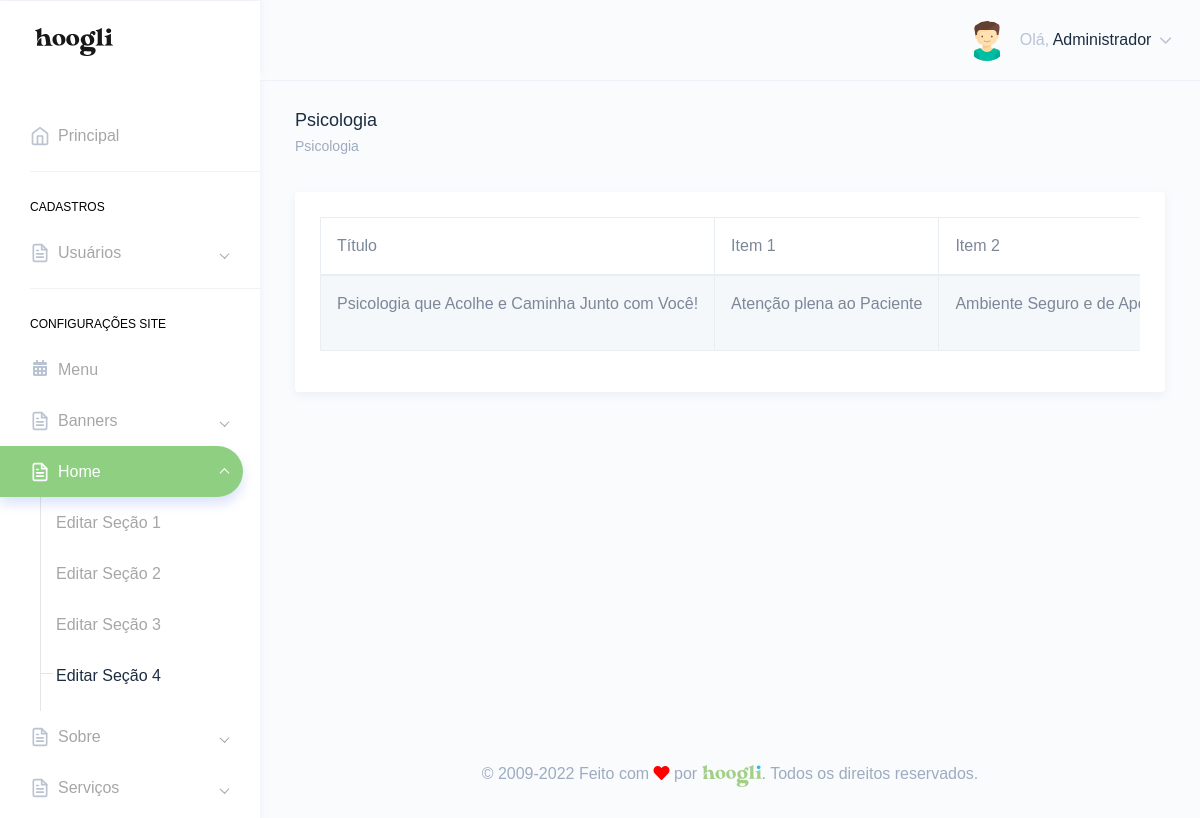
/painel/psicologia.php (signed in), run on the app's committed database.
### tables this page shows
CREATE TABLE `tbl_usuarios` (
  `id` int(11) NOT NULL,
  `nome` varchar(250) DEFAULT NULL,
  `email` varchar(250) DEFAULT NULL,
  `telefone` varchar(250) DEFAULT NULL,
  `endereco` varchar(250) DEFAULT NULL,
  `cpf` varchar(100) DEFAULT NULL,
  `login` varchar(100) DEFAULT NULL,
  `senha` varchar(100) DEFAULT NULL,
  `foto` varchar(250) DEFAULT NULL,
  `id_cargo` int(11) DEFAULT NULL,
  `sexo` varchar(2) DEFAULT NULL,
  `perm_cad_usuario` varchar(2) DEFAULT NULL,
  `perm_relatorio` varchar(2) DEFAULT NULL,
  `perm_add_usuario` varchar(2) DEFAULT NULL,
  `perm_edit_usuario` varchar(2) DEFAULT NULL,
  `perm_del_usuario` varchar(2) DEFAULT NULL,
  `perm_cad_contato` varchar(2) DEFAULT NULL,
  `perm_edit_contato` varchar(2) DEFAULT NULL,
  `perm_del_contato` varchar(2) DEFAULT NULL,
  `perm_edit_contato_nf` varchar(3) DEFAULT NULL,
  `perm_pag_principal_rm` varchar(2) DEFAULT NULL,
  `perm_pag_principal_uc` varchar(2) DEFAULT NULL,
  `admin_geral` varchar(2) DEFAULT NULL,
  `data_frase` date DEFAULT NULL,
  `id_frase` int(11) DEFAULT NULL,
  `frase_lida` varchar(2) DEFAULT NULL
);

CREATE TABLE `tbl_psicologia` (
  `id` int(11) NOT NULL,
  `titulo` varchar(50) NOT NULL,
  `item1` varchar(50) NOT NULL,
  `item2` varchar(50) NOT NULL,
  `item3` varchar(50) NOT NULL,
  `item4` varchar(50) NOT NULL,
  `subtitulo` varchar(50) NOT NULL,
  `titulo2` varchar(50) NOT NULL,
  `texto` varchar(200) NOT NULL,
  `foto` varchar(50) DEFAULT NULL,
  `titulo3` varchar(50) DEFAULT NULL,
  `nome_botao` varchar(50) DEFAULT NULL,
  `link_botao` varchar(50) DEFAULT NULL
);

### Connection/con-pdo.php (called while the page is built, shortened)
<?php
$conInstanciada = '';
if(empty($conInstanciada)) {
	class Conexao {
		private static $pdo;
		public static function getInstance() {
		if (!isset(self::$pdo)) {
		 try {
		  $opcoes = array(PDO::MYSQL_ATTR_INIT_COMMAND => 'SET NAMES utf8', PDO::ATTR_PERSISTENT => TRUE);
		  self::$pdo = new PDO("mysql:host=" . HOST . "; dbname=" . DBNAME . "; charset=" . CHARSET . ";", USER, PASSWORD, $opcoes);
		  self::$pdo->setAttribute(PDO::ATTR_ERRMODE, PDO::ERRMODE_EXCEPTION);
		 } catch (PDOException $e) {
		  print "Erro: " . $e->getMessage();
		 }
		}
		return self::$pdo;
		}
	}
}

### Class/acesso.class.php (called while the page is built, shortened)
<?php
$AcessoInstanciada = '';
if(empty($AcessoInstanciada)) {
	if(file_exists('Connection/conexao.php')) {
		require_once('Connection/con-pdo.php');
		require_once('Class/funcoes.php');
	} else {
		require_once('../Connection/con-pdo.php');
		require_once('../Class/funcoes.php');
	}
	class Acesso {
		private $pdo = null;
		private static $Acesso = null;
		private function __construct($conexao){
			$this->pdo = $conexao;
		}
		public static function getInstance($conexao){
			if (!isset(self::$Acesso)):
				self::$Acesso = new Acesso($conexao);
			endif;
			return self::$Acesso;
		}
		function rsDados($id='', $idCargo='', $orderBy='', $limite='') {
			$sqlLimite = '';
			$sqlOrdem = '';
			$sql = '';
			$nCampos = 0;
			if(!empty($id)) {
				$sql .= " and id = ?";
				$nCampos++;
				$campo[$nCampos] = $id;
			}
			try{
				$sql = "SELECT * FROM tbl_usuarios where 1=1 $sql $sqlOrdem $sqlLimite";
				$stm = $this->pdo->prepare($sql);
				for($i=1; $i<=$nCampos; $i++) {
					$stm->bindValue($i, $campo[$i]);
				}
				$stm->execute();
				$rsDados = $stm->fetchAll(PDO::FETCH_OBJ);
				if($id <> '' or $limite == 1) {
					return($rsDados[0]);
				} else {
					return($rsDados);
				}
			} catch(PDOException $erro){
				echo $erro->getMessage();
			}
		}
	}
}

### painel/verifica.php (called while the page is built, shortened)
<?php
include "../Class/acesso.class.php";
$verificaRestrito = Acesso::getInstance(Conexao::getInstance());
include "../Class/psicologia.class.php";
$psicologia = Psicologia::getInstance(Conexao::getInstance());
$verificaRestrito->restritoAdmin();
$dadosUsuarioLogado = $verificaRestrito->rsDados($_SESSION['dadosLogado']->id);
?>

### Class/funcoes.php (called while the page is built, shortened)
<?php
  function icone_genero($genero) {
    switch ($genero) {
      case "M": return "assets/images/avatars/boy.svg"; break;
    }
  }
?>

### Class/psicologia.class.php (called while the page is built, shortened)
<?php
$PsicologiaInstanciada = '';
if(empty($PsicologiaInstanciada)) {
	if(file_exists('Connection/conexao.php')) {
		require_once('Connection/con-pdo.php');
		require_once('Class/funcoes.php');
	} else {
		require_once('../Connection/con-pdo.php');
		require_once('../Class/funcoes.php');
	}
	class Psicologia {
		private $pdo = null;
		private static $Psicologia = null;
		private function __construct($conexao){
			$this->pdo = $conexao;
		}
		public static function getInstance($conexao){
			if (!isset(self::$Psicologia)):
				self::$Psicologia = new Psicologia($conexao);
			endif;
			return self::$Psicologia;
		}
		function rsDados($id='', $orderBy='', $limite='', $destaque='', $categoria='') {
			$nCampos = 0;
			$sql = '';
			$sqlOrdem = '';
			$sqlLimite = '';
			try{
				$sql = "SELECT * FROM tbl_psicologia where 1=1 $sql $sqlOrdem $sqlLimite";
				$stm = $this->pdo->prepare($sql);
				for($i=1; $i<=$nCampos; $i++) {
					$stm->bindValue($i, $campo[$i]);
				}
				$stm->execute();
				$rsDados = $stm->fetchAll(PDO::FETCH_OBJ);
				if($id <> '' or $limite == 1) {
					return($rsDados[0]);
				} else {
					return($rsDados);
				}
			} catch(PDOException $erro){
				echo $erro->getMessage();
			}
		}
	}
}

### painel/psicologia.php (the view, shortened to what this page needs)
<?php include "verifica.php";
$puxaPsicologia = $psicologia->rsDados();
?>
<!DOCTYPE html>
<html dir="ltr" lang="pt-br">
<head>
    <link href="dist/css/style.min.css" rel="stylesheet">
</head>
<body>
    <div id="main-wrapper" data-theme="light" data-layout="vertical" data-navbarbg="skin6" data-sidebartype="full" data-sidebar-position="fixed" data-header-position="fixed" data-boxed-layout="full">
      <?php include "header.php";?>
       <?php include "inc-menu-lateral.php";?>
        <div class="page-wrapper">
            <div class="page-breadcrumb">
                <div class="row">
                    <div class="col-7 align-self-center">
                        <h4 class="page-title text-truncate text-dark font-weight-medium mb-1">Psicologia</h4>
                        <div class="d-flex align-items-center">
                            <nav aria-label="breadcrumb">
                                <ol class="breadcrumb m-0 p-0">
                                    <li class="breadcrumb-item"><a href="." class="text-muted">Psicologia</a></li>
                                </ol>
                            </nav>
                        </div>
                    </div>
                </div>
            </div>
            <div class="container-fluid">
                <div class="row">
                    <div class="col-12">
                        <div class="card">
                            <div class="card-body">
                                <div class="table-responsive">
                                    <table id="zero_config" class="table table-striped table-bordered no-wrap">
                                        <thead>
                                            <tr>
                                                <th>Título</th>
                                                <th>Item 1</th>
                                                <th>Item 2</th>
                                        </thead>
                                        <tbody>
                                            <?php
                                            if(count($puxaPsicologia) > 0){
                                            foreach($puxaPsicologia as $psicologia){?>
                                            <tr>
                                                <td><?php echo $psicologia->titulo;?></td>
                                                <td><?php echo $psicologia->item1;?></td>
                                                <td><?php echo $psicologia->item2;?></td>
                                            </tr>
                                            <?php } }?>
                                        </tbody>
                                    </table>
                                </div>
                            </div>
                        </div>
                    </div>
                </div>
            </div>
        <?php include "footer.php";?>
        </div>
    </div>
</body>
</html>

### painel/header.php (shortened to what this page needs)
<header class="topbar" data-navbarbg="skin6">
            <nav class="navbar top-navbar navbar-expand-md">
                <div class="navbar-header" data-logobg="skin6">
                    <div class="navbar-brand">
                        <a href=".">
                            <span class="logo-text">
                                <img src="assets/images/hoogli_logo.png" alt="homepage" class="dark-logo" />
                            </span>
                        </a>
                    </div>
                </div>
                <div class="navbar-collapse collapse" id="navbarSupportedContent">
                    <ul class="navbar-nav float-right">
                        <li class="nav-item dropdown">
                            <a class="nav-link dropdown-toggle" href="javascript:void(0)" data-toggle="dropdown"
                                aria-haspopup="true" aria-expanded="false">
                                <?php if(!empty($dadosUsuarioLogado->foto)){?>
                                <img src="../img/<?php echo $dadosUsuarioLogado->foto;?>" alt="<?php echo $dadosUsuarioLogado->nome;?>" class="rounded-circle" width="40">
                                <?php }else{?>
                                <img src="<?php echo icone_genero($dadosUsuarioLogado->sexo);?>" alt="<?php echo $dadosUsuarioLogado->nome;?>" class="rounded-circle" width="40">
                                <?php }?>
                                <span class="ml-2 d-none d-lg-inline-block"><span>Olá,</span> <span
                                        class="text-dark"><?php echo $dadosUsuarioLogado->nome;?></span> <i data-feather="chevron-down"
                                        class="svg-icon"></i></span>
                            </a>
                        </li>
                    </ul>
                </div>
            </nav>
        </header>

### data on the page
tbl_usuarios: nome "Administrador"
tbl_psicologia: titulo "Psicologia que Acolhe e Caminha Junto com Você!", item1 "Atenção plena ao Paciente", item2 "Ambiente Seguro e de…"
